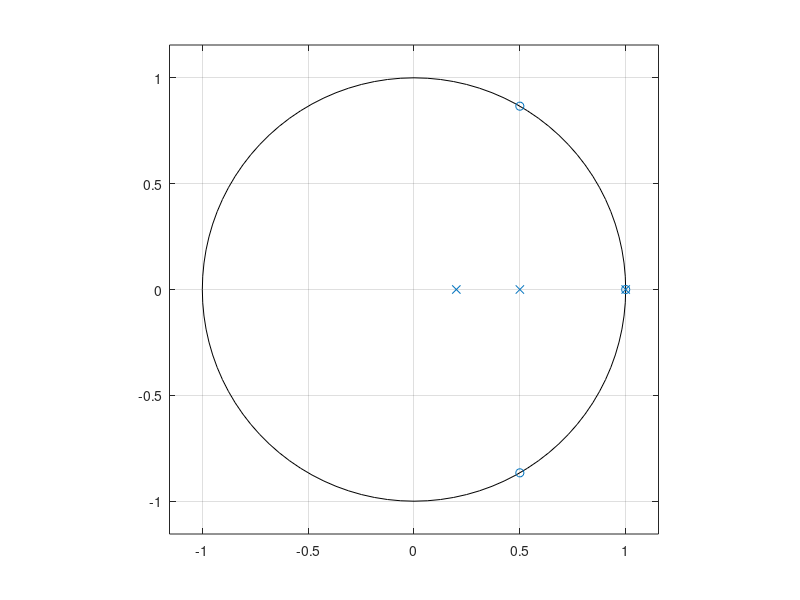
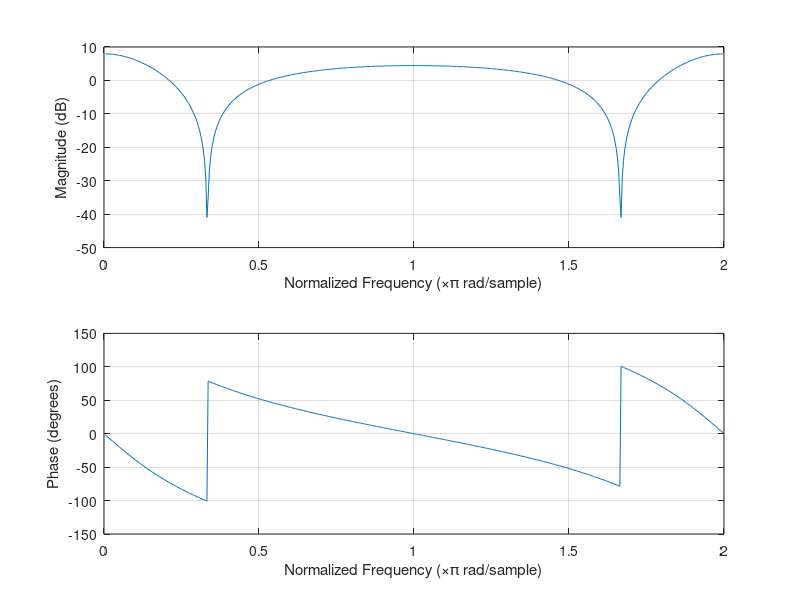

Reproduce these figures in MATLAB, in order.
B = [1 -2 2 -1];
rootsB = roots(B);
rootsA = [1; 0.5; 0.2];
A = [1 -1.7 .8 -.1];

figure
zplane(rootsB, rootsA) 

figure
freqz(B, A, 512, "whole")